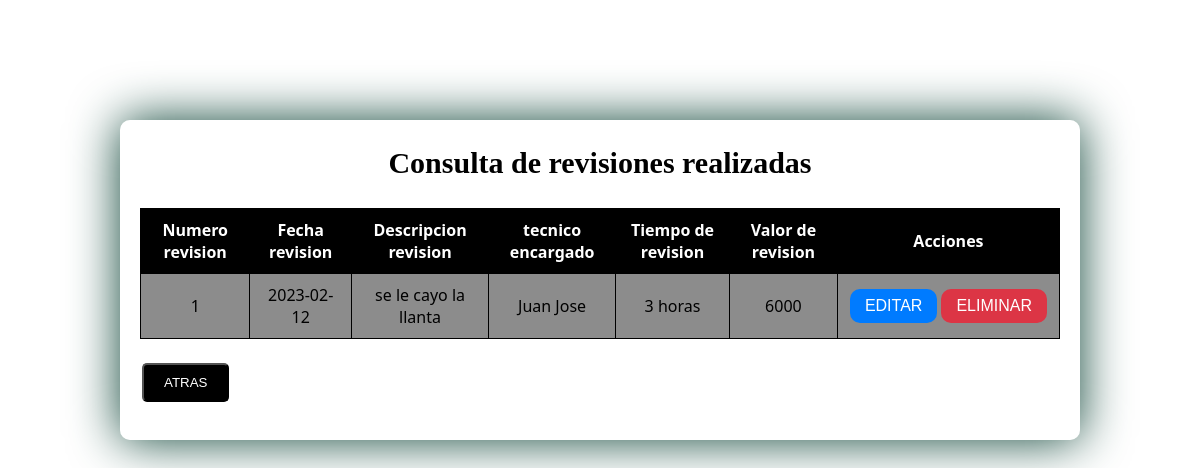
/crud_revision/consulta.php?numero_revision=1, run on the app's committed database.
### tables this page shows
CREATE TABLE `revision` (
  `numero_revision` int(11) NOT NULL,
  `fecha_revision` date NOT NULL,
  `descripcion_revision` varchar(100) NOT NULL,
  `tecnico_encargado` varchar(25) NOT NULL,
  `tiempo_de_revision` varchar(20) NOT NULL,
  `valor_de_revision` varchar(6) NOT NULL
);

### crud_revision/consulta.php (the view, shortened to what this page needs)
<?php
$conectar = connection();
$numero = $_GET["numero_revision"];
$bd_sql = "SELECT * FROM revision WHERE numero_revision='$numero'";
$consultar = mysqli_query($conectar, $bd_sql);
?>
<!DOCTYPE html>
<html lang="en">
<head>
    <link href="css/estilo_consulta.css" rel="stylesheet">
</head>
<body>
	<div class="container">
		<h2>Consulta de revisiones realizadas</h2>
		<table>
			<thead>
				<tr>
					<th>Numero revision</th>
					<th>Fecha revision</th>
					<th>Descripcion revision</th>
					<th>tecnico encargado</th>
					<th>Tiempo de revision</th>
					<th>Valor de revision</th>
					<th>Acciones</th>
				</tr>
				<br>
			</thead>
			<tbody>
				<?php while ($row = mysqli_fetch_array($consultar)): ?>
					<tr>
						<td><?= $row['numero_revision'] ?></td>
						<td><?= $row['fecha_revision'] ?></td>
						<td><?= $row['descripcion_revision'] ?></td>
						<td><?= $row['tecnico_encargado'] ?></td>
						<td><?= $row['tiempo_de_revision'] ?></td>
						<td><?= $row['valor_de_revision'] ?></td>
						<td>
							<div class="btn-container">
								<a href="actualizar.php?numero_revision=<?= $row['numero_revision'] ?>" class="btn edit-btn">Editar</a>
								<a href="delete.php?numero_revision=<?= $row['numero_revision'] ?>" class="btn delete-btn">Eliminar</a>
							</div>
						</td>
					</tr>
				<?php endwhile; ?>
			</tbody>
		</table>
		<br>
		<input type="button" class="menu-button" onclick="window.location.href='index.php';" value="Atras"/>
	</div>
</body>
</html>

### crud_revision/css/estilo_consulta.css (style rules this page uses)
* { box-sizing: border-box; margin: 0; padding: 0; }
body { font-family: 'Segoe UI', sans-serif; background-image: url('../img/consulta.jpg'); background-size: cover; margin: 0; padding: 0; }
.container { background-color: rgba(255, 255, 255, 0.355); border-radius: 10px; width: 80%; height: 40vh; margin: 0 auto; padding: 20px; box-shadow: 0 0 50px rgb(11, 66, 53); margin-top: 10%; }
h2 { font-family: Copperplate, "Copperplate Gothic Light", fantasy; font-size: 24px; font-style: normal; font-variant: normal; font-weight: 700; line-height: 26.4px; text-align: center; padding: 10px; font-size: 30px; }
table { width: 100%; border-collapse: collapse; }
table, th, td { border: 1px solid #000; }
td { padding: 10px; text-align: center; height: 10px; background-color: #8c8c8c; }
th { background-color: #000; color: #fff; padding: 10px; text-align: center; }
.btn { border-radius: 10px; padding: 8px 15px; margin: 2px; color: #fff; font-family: sans-serif; text-transform: uppercase; text-align: center; text-decoration: none; }
.edit-btn { background-color: #007bff; }
.delete-btn { background-color: #dc3545; }
.menu-button { border-radius: 5px; padding: 8px 15px; margin:2px; background-color: #000000; color: #fff; padding: 10px 20px; text-decoration: none; font-family: sans-serif; text-transform: uppercase; text-align: center; display: inline-block; cursor: pointer; }
.btn-container { display: flex; }

### data on the page
revision: numero_revision "1", fecha_revision "2023-02-12", descripcion_revision "se le cayo la llanta", tecnico_encargado "Juan Jose", tiempo_de_revision "3 horas", valor_de_revision "6000"
